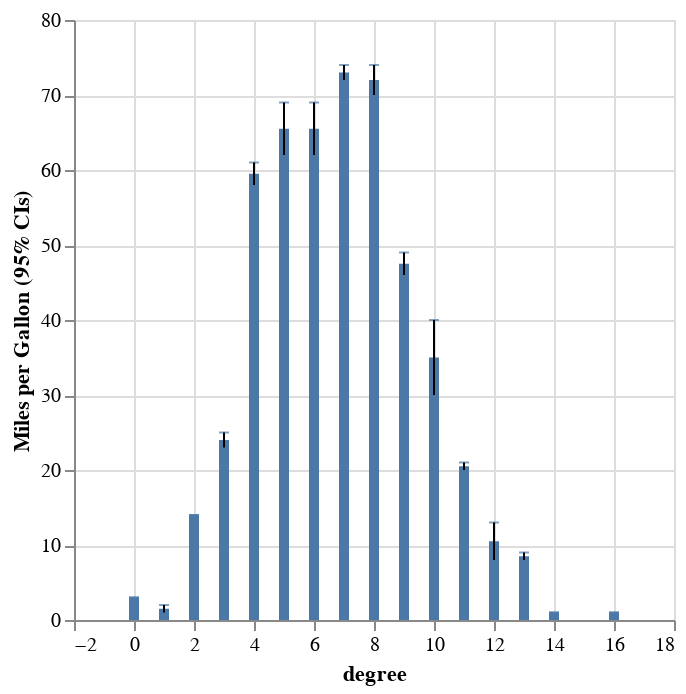

Notebook cell for this chart:
### Code cell
bars + error

### Figure 1 — Vega-Lite specification as saved in the notebook (floating-point values rounded to 4 significant figures)
{"config": {"view": {"continuousWidth": 300, "continuousHeight": 300}}, "layer": [{"mark": {"type": "bar"}, "encoding": {"x": {"field": "degree", "type": "quantitative"}, "y": {"aggregate": "mean", "field": "count", "type": "quantitative"}}}, {"mark": {"type": "errorbar", "extent": "ci", "ticks": true}, "encoding": {"x": {"field": "degree", "type": "quantitative"}, "y": {"field": "count", "scale": {"zero": false}, "title": "Miles per Gallon (95% CIs)", "type": "quantitative"}}}], "data": {"name": "data-fe166a8ee44bbed8efad63518df8ff52"}, "$schema": "https://vega.github.io/schema/vega-lite/v5.14.1.json", "datasets": {"data-fe166a8ee44bbed8efad63518df8ff52": [{"degree": 0, "count": 3, "simNumber": 0}, {"degree": 1, "count": 2, "simNumber": 0}, {"degree": 2, "count": 14, "simNumber": 0}, {"degree": 3, "count": 25, "simNumber": 0}, {"degree": 4, "count": 58, "simNumber": 0}, {"degree": 5, "count": 69, "simNumber": 0}, {"degree": 6, "count": 62, "simNumber": 0}, {"degree": 7, "count": 72, "simNumber": 0}, {"degree": 8, "count": 70, "simNumber": 0}, {"degree": 9, "count": 46, "simNumber": 0}, {"degree": 10, "count": 40, "simNumber": 0}, {"degree": 11, "count": 21, "simNumber": 0}, {"degree": 12, "count": 8, "simNumber": 0}, {"degree": 13, "count": 9, "simNumber": 0}, {"degree": 14, "count": 1, "simNumber": 0}, {"degree": 1, "count": 1, "simNumber": 1}, {"degree": 2, "count": 14, "simNumber": 1}, {"degree": 3, "count": 23, "simNumber": 1}, {"degree": 4, "count": 61, "simNumber": 1}, {"degree": 5, "count": 62, "simNumber": 1}, {"degree": 6, "count": 69, "simNumber": 1}, {"degree": 7, "count": 74, "simNumber": 1}, {"degree": 8, "count": 74, "simNumber": 1}, {"degree": 9, "count": 49, "simNumber": 1}, {"degree": 10, "count": 30, "simNumber": 1}, {"degree": 11, "count": 20, "simNumber": 1}, {"degree": 12, "count": 13, "simNumber": 1}, {"degree": 13, "count": 8, "simNumber": 1}, {"degree": 14, "count": 1, "simNumber": 1}, {"degree": 16, "count": 1, "simNumber": 1}]}}
